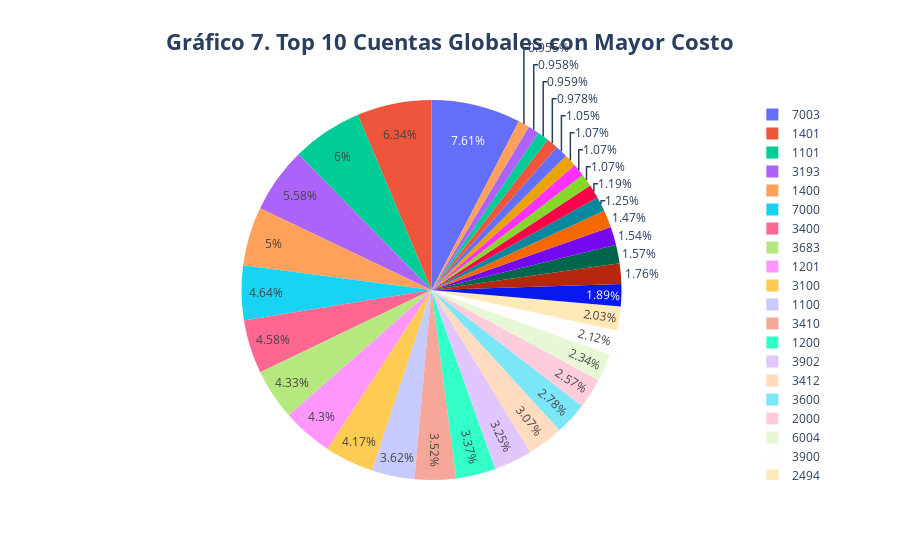

This figure's notebook cell:
### Markdown cell above
Se muestran las 10 cuentas con mayor ahorro con respecto al presupuesto asignado. El objetivo principal es visualizar cuáles han tenido una ejecución presupuestal más baja, lo que puede indicar una mala gestión de recursos, un subejercicio o incluso una sobreestimación del presupuesto original.

### Code cell
final_cost_report["CUENTA_GLOBAL"] = final_cost_report["ACCT"].astype(str).str.extract(r"^(\d{4})")

df_pie = final_cost_report.groupby("CUENTA_GLOBAL", as_index=False)["COST TO DATE"].sum().sort_values("COST TO DATE", ascending=False).head(35)

fig = px.pie(df_pie, names="CUENTA_GLOBAL", values="COST TO DATE",title="<b>Gráfico 7. Top 10 Cuentas Globales con Mayor Costo</b>")

fig.update_layout(title={'x':0.5}, title_font_size=22)
fig.show()

### Figure 1 — Plotly figure (JSON) as saved in the notebook; plotly's stock layout.template omitted (floating-point values rounded to 4 significant figures)
{"data": [{"domain": {"x": [0, 1], "y": [0, 1]}, "hovertemplate": "CUENTA_GLOBAL=%{label}<br>COST TO DATE=%{value}<extra></extra>", "labels": ["7003", "1401", "1101", "3193", "1400", "7000", "3400", "3683", "1201", "3100", "1100", "3410", "1200", "3902", "3412", "3600", "2000", "6004", "3900", "2494", "2400", "5000", "1301", "6000", "2103", "5022", "1499", "1403", "2794", "2700", "4180", "5001", "7201", "1300", "3632"], "legendgroup": "", "name": "", "showlegend": true, "type": "pie", "values": [21150000.0, 17610000.0, 16680000.0, 15510000.0, 13900000.0, 12900000.0, 12720000.0, 12040000.0, 11960000.0, 11600000.0, 10070000.0, 9785000.0, 9361000.0, 9032000.0, 8540000.0, 7730000.0, 7144000.0, 6517000.0, 5884000.0, 5630000.0, 5254000.0, 4889000.0, 4368000.0, 4292000.0, 4084000.0, 3476000.0, 3300000.0, 2984000.0, 2977000.0, 2967000.0, 2923000.0, 2718000.0, 2665000.0, 2664000.0, 2655000.0]}], "layout": {"legend": {"tracegroupgap": 0}, "title": {"font": {"size": 22}, "text": "<b>Gráfico 7. Top 10 Cuentas Globales con Mayor Costo</b>", "x": 0.5}}}
